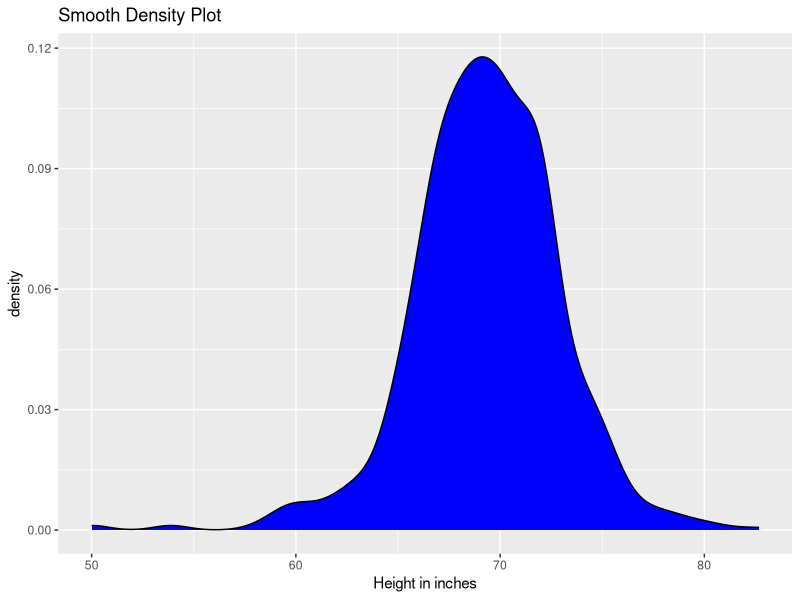

The R source for this figure:
library(tidyverse)
library(dslabs)
data(heights)

p <- heights %>% filter(heights$sex == "Male")

ggplot(p, aes(x = height)) +
  geom_density(fill = "blue") +
  labs(title = "Smooth Density Plot", x = "Height in inches")
